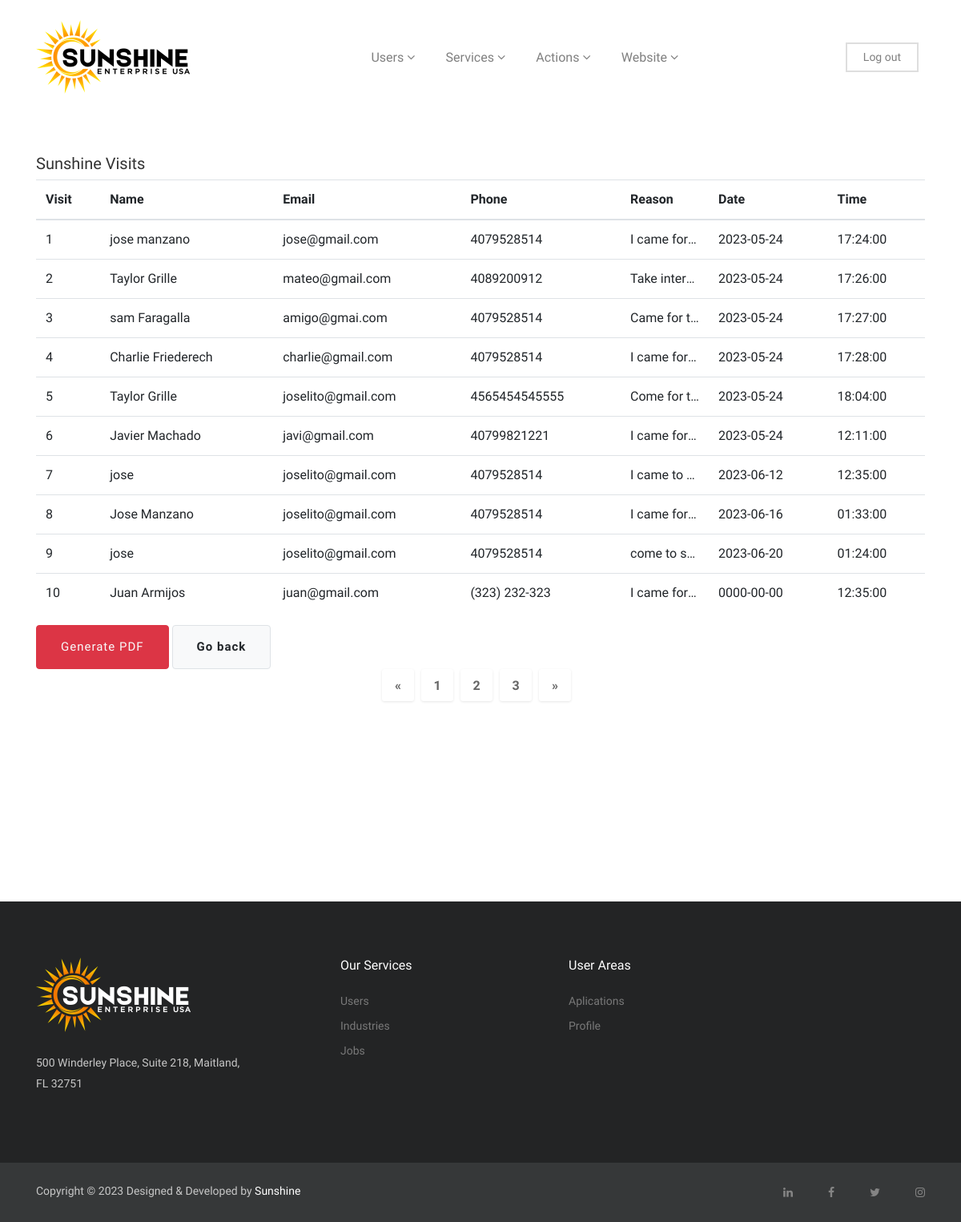
Page /admin/visits (signed in) on the committed database.
### tables this page shows
CREATE TABLE `visits` (
  `id` int(11) NOT NULL,
  `name` varchar(30) NOT NULL,
  `email` varchar(30) NOT NULL,
  `phone` varchar(13) NOT NULL,
  `visit` varchar(50) NOT NULL,
  `date` date NOT NULL,
  `time` time NOT NULL
);

### app/core/functions.php (called while the page is built, shortened)
<?php
function query(string $query, array $data = []){
	$string = "mysql:hostname=".DBHOST.";dbname=". DBNAME;
    $con = new PDO($string, DBUSER, DBPASS);
    $statement = $con->prepare($query);
    $statement->execute($data);
    $result = $statement->fetchAll(PDO::FETCH_ASSOC);
    if(is_array($result) && !empty($result))
	{
		return $result;
	}
	return false;
}
    function get_pagination_vars(){
        $page_number = $_GET['page'] ?? 1;
        $page_number = empty($page_number) ? 1 : (int)$page_number;
        $page_number = $page_number < 1 ? 1 : $page_number;
        $current_link = $_GET['url'] ?? 'home';
        $current_link = ROUTE.'/'.$current_link;
        $query_string = "";
        if(!strstr($query_string, "page="))
        {
            $query_string .= "&page=".$page_number;
        }
        $query_string = trim($query_string,'&');
        $current_link .= '?'.$query_string;
        $current_link = preg_replace("/page=.*/", "page=".$page_number, $current_link);
        $next_link = preg_replace("/page=.*/", "page=".($page_number+1), $current_link);
        $first_link = preg_replace("/page=.*/", "page=1", $current_link);
        $prev_page_number = $page_number < 2 ? 1 : $page_number - 1;
        $prev_link = preg_replace("/page=.*/", "page=".$prev_page_number, $current_link);
        $result = ['current_link'=> $current_link,
        'next_link'=> $next_link,
        'prev_link'=> $prev_link,
        'first_link'=> $first_link,
        'page_number'=> $page_number
        ];
        return $result;
    }
?>

### app/pages/admin/visits.php (the view, shortened to what this page needs)
<?php
$limit = 10;
$offset = ($PAGE['page_number']-1) * $limit;
$query = "SELECT * FROM visits order by id asc limit $limit offset $offset";
$rows = query($query);
$i=1;
?>
					<div class="container">
    				<div class="row">
       				<div class="col-12">
					<h3 class="widget-header">Sunshine Visits</h3>
					<div class="table-responsive">
					<table class="table table-hover table-fixed">
						<thead>
							<tr>
								<th scope="col">Visit</th>
                                <th scope="col">Name</th>
								<th scope="col">Email</th>
								<th scope="col">Phone</th>
								<th scope="col">Reason</th>
								<th scope="col">Date</th>
								<th scope="col">Time</th>
							</tr>
						</thead>
						<tbody>
							<?php if(!empty($rows)):?>
								<?php foreach($rows as $row):?>
									<tr class="">
										<td><?=$i++?></td>
										<td><?=$row['name']?></td>
										<td><?=$row['email']?></td>
										<td><?=$row['phone']?></td>
										<td style="overflow: hidden; text-overflow: ellipsis; white-space: nowrap; max-width:10px; "><?=$row['visit']?></td>
										<td><?=$row['date']?></td>
										<td><?=$row['time']?></td>
									</tr>
									<?php endforeach;  ?>
									<?php  endif; ?>
								</tbody>
									</table>
								</div>
							<a type="submit" class="btn btn-danger text-light" href="<?=ROUTE?>/admin/pdf">Generate PDF</a>
					<a type="submit" class="btn btn-light font-weight-bold border" href="<?=ROUTE?>/admin">Go back</a>
        </div>
        </div>
        </div>
				<div class="pagination justify-content-center">
					<nav aria-label="Page navigation example">
						<ul class="pagination">
							<li class="page-item">
								<a class="page-link" href="<?=$PAGE['prev_link'] ?>" aria-label="Previous">
									<span aria-hidden="true">&laquo;</span>
								</a>
							</li>
							<li class="page-item"><a class="page-link" href="<?=$PAGE['first_link'] ?>">1</a></li>
							<li class="page-item"><a class="page-link" href="<?=$PAGE['first_link'] ?>">2</a></li>
							<li class="page-item"><a class="page-link" href="<?=$PAGE['first_link'] ?>">3</a></li>
							<li class="page-item">
								<a class="page-link" href="<?=$PAGE['next_link'] ?>" aria-label="Next">
									<span aria-hidden="true">&raquo;</span>
								</a>
							</li>
						</ul>
					</nav>

### public_html/assets/css/styles_sunshine.css (style rules this page uses)
body { line-height: 1.5; font-family: "Muli", sans-serif; }
p, li, input, select, button { font-family: "Muli", sans-serif; color: #666; font-size: 14px; font-weight: 400; }
h1, h2, h3, h4, h5, h6 { font-family: "Muli", sans-serif; font-weight: 600; color: #333; }
h3 { font-size: 20px; }
ul.pagination li { margin-right: 10px; }
ul.pagination li a { border-radius: 3px !important; font-size: 16px; padding: 0; height: 50px; width: 50px; line-height: 50px; text-align: center; border-color: transparent; box-shadow: 0px 1px 3px 0px rgba(0, 0, 0, 0.1); color: #666; }
ol, ul { margin: 0; padding: 0; list-style: none; }
a { transition: all 0.3s ease-in 0s; color: #000; }
.btn { font-size: 15px; letter-spacing: 1px; display: inline-block; padding: 15px 30px; border-radius: 4px; }
ul.pagination li a { font-weight: 600; border-radius: 3px !important; font-size: 16px; padding: 0; height: 40px; width: 40px; line-height: 40px; text-align: center; border-color: transparent; box-shadow: 0px 1px 3px 0px rgba(0, 0, 0, 0.1); color: #666; }

### classimax-main/classimax-main/theme/css/style.css (style rules this page uses)
body { line-height: 1.5; font-family: "Muli", sans-serif; }
p, li, input, select, button { font-family: "Muli", sans-serif; color: red; font-size: 14px; font-weight: 400; }
h1, h2, h3, h4, h5, h6 { font-family: "Muli", sans-serif; font-weight: 300; color: #333; }
h3 { font-size: 20px; }
ul.pagination li { margin-right: 10px; }
ul.pagination li a { border-radius: 3px !important; font-size: 16px; padding: 0; height: 50px; width: 50px; line-height: 50px; text-align: center; border-color: transparent; box-shadow: 0px 1px 3px 0px rgba(0, 0, 0, 0.1); color: #666; }
ol, ul { margin: 0; padding: 0; list-style: none; }
a { transition: all 0.3s ease-in 0s; color: #000; }
.btn { font-size: 15px; letter-spacing: 1px; display: inline-block; padding: 15px 30px; border-radius: 4px; }
ul.pagination li a { font-weight: 600; border-radius: 3px !important; font-size: 16px; padding: 0; height: 40px; width: 40px; line-height: 40px; text-align: center; border-color: transparent; box-shadow: 0px 1px 3px 0px rgba(0, 0, 0, 0.1); color: #666; }

### rows in the picture
visits: name "jose manzano", email "jose@gmail.com", phone "4079528514", visit "I came for…", date "2023-05-24", time "17:24:00"
visits: name "Taylor Grille", email "mateo@gmail.com", phone "4089200912", visit "Take inter…", date "2023-05-24", time "17:26:00"
visits: name "sam Faragalla", email "amigo@gmai.com", phone "4079528514", visit "Came for t…", date "2023-05-24", time "17:27:00"
visits: name "Charlie Friederech", email "charlie@gmail.com", phone "4079528514", visit "I came for…", date "2023-05-24", time "17:28:00"
visits: name "Taylor Grille", email "joselito@gmail.com", phone "4565454545555", visit "Come for…", date "2023-05-24", time "18:04:00"
visits: name "Javier Machado", email "javi@gmail.com", phone "40799821221", visit "I came for…", date "2023-05-24", time "12:11:00"
visits: name "jose", email "joselito@gmail.com", phone "4079528514", visit "I came to…", date "2023-06-12", time "12:35:00"
visits: name "Jose Manzano", email "joselito@gmail.com", phone "4079528514", visit "I came for…", date "2023-06-16", time "01:33:00"
visits: name "jose", email "joselito@gmail.com", phone "4079528514", visit "come to s…", date "2023-06-20", time "01:24:00"
visits: name "Juan Armijos", email "juan@gmail.com", phone "(323) 232-323", visit "I came for…", date "0000-00-00", time "12:35:00"
